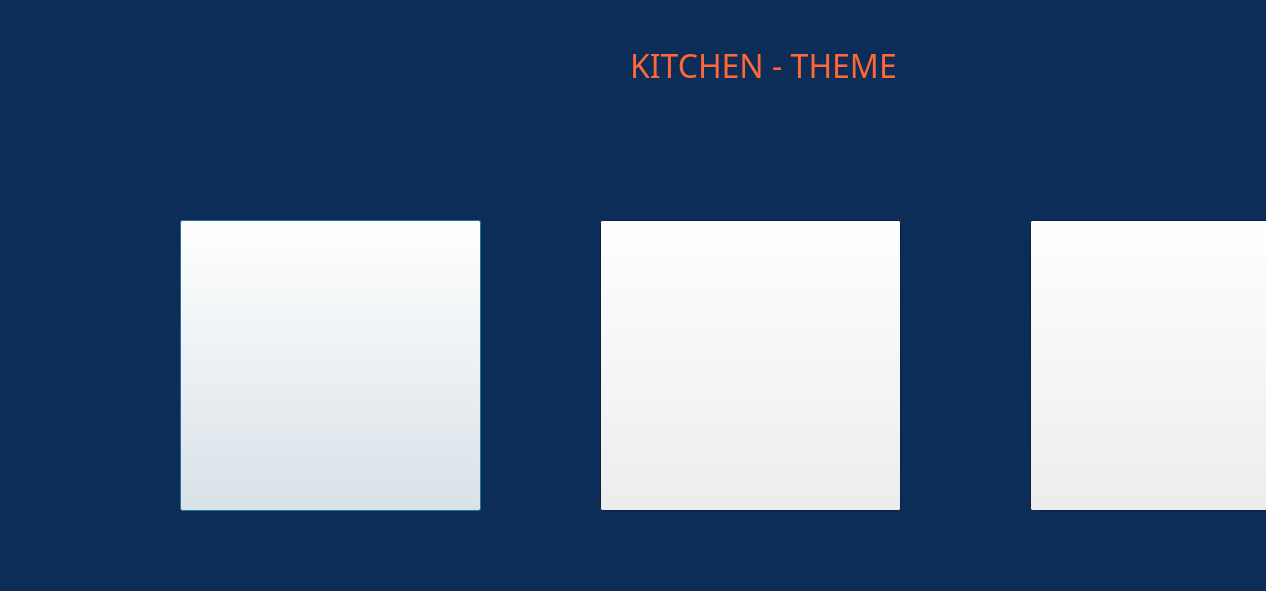
<?xml version="1.0" encoding="UTF-8"?>
<ui version="4.0">
 <class>kthemeui</class>
 <widget class="QDialog" name="kthemeui">
  <property name="geometry">
   <rect>
    <x>0</x>
    <y>0</y>
    <width>1266</width>
    <height>591</height>
   </rect>
  </property>
  <property name="palette">
   <palette>
    <active>
     <colorrole role="Window">
      <brush brushstyle="SolidPattern">
       <color alpha="255">
        <red>12</red>
        <green>45</green>
        <blue>87</blue>
       </color>
      </brush>
     </colorrole>
    </active>
    <inactive>
     <colorrole role="Window">
      <brush brushstyle="SolidPattern">
       <color alpha="255">
        <red>12</red>
        <green>45</green>
        <blue>87</blue>
       </color>
      </brush>
     </colorrole>
    </inactive>
    <disabled>
     <colorrole role="Base">
      <brush brushstyle="SolidPattern">
       <color alpha="255">
        <red>12</red>
        <green>45</green>
        <blue>87</blue>
       </color>
      </brush>
     </colorrole>
     <colorrole role="Window">
      <brush brushstyle="SolidPattern">
       <color alpha="255">
        <red>12</red>
        <green>45</green>
        <blue>87</blue>
       </color>
      </brush>
     </colorrole>
    </disabled>
   </palette>
  </property>
  <property name="windowTitle">
   <string>Dialog</string>
  </property>
  <widget class="QPushButton" name="ktheme1btn">
   <property name="geometry">
    <rect>
     <x>180</x>
     <y>220</y>
     <width>301</width>
     <height>291</height>
    </rect>
   </property>
   <property name="text">
    <string/>
   </property>
  </widget>
  <widget class="QPushButton" name="ktheme2btn">
   <property name="geometry">
    <rect>
     <x>600</x>
     <y>220</y>
     <width>301</width>
     <height>291</height>
    </rect>
   </property>
   <property name="text">
    <string/>
   </property>
  </widget>
  <widget class="QPushButton" name="ktheme3btn">
   <property name="geometry">
    <rect>
     <x>1030</x>
     <y>220</y>
     <width>301</width>
     <height>291</height>
    </rect>
   </property>
   <property name="text">
    <string/>
   </property>
  </widget>
  <widget class="QLabel" name="label">
   <property name="geometry">
    <rect>
     <x>630</x>
     <y>50</y>
     <width>321</width>
     <height>31</height>
    </rect>
   </property>
   <property name="palette">
    <palette>
     <active>
      <colorrole role="WindowText">
       <brush brushstyle="SolidPattern">
        <color alpha="255">
         <red>254</red>
         <green>103</green>
         <blue>54</blue>
        </color>
       </brush>
      </colorrole>
     </active>
     <inactive>
      <colorrole role="WindowText">
       <brush brushstyle="SolidPattern">
        <color alpha="255">
         <red>254</red>
         <green>103</green>
         <blue>54</blue>
        </color>
       </brush>
      </colorrole>
     </inactive>
     <disabled/>
    </palette>
   </property>
   <property name="font">
    <font>
     <family>Britannic Bold</family>
     <pointsize>24</pointsize>
    </font>
   </property>
   <property name="text">
    <string>KITCHEN - THEME</string>
   </property>
  </widget>
 </widget>
 <resources/>
 <connections/>
</ui>
